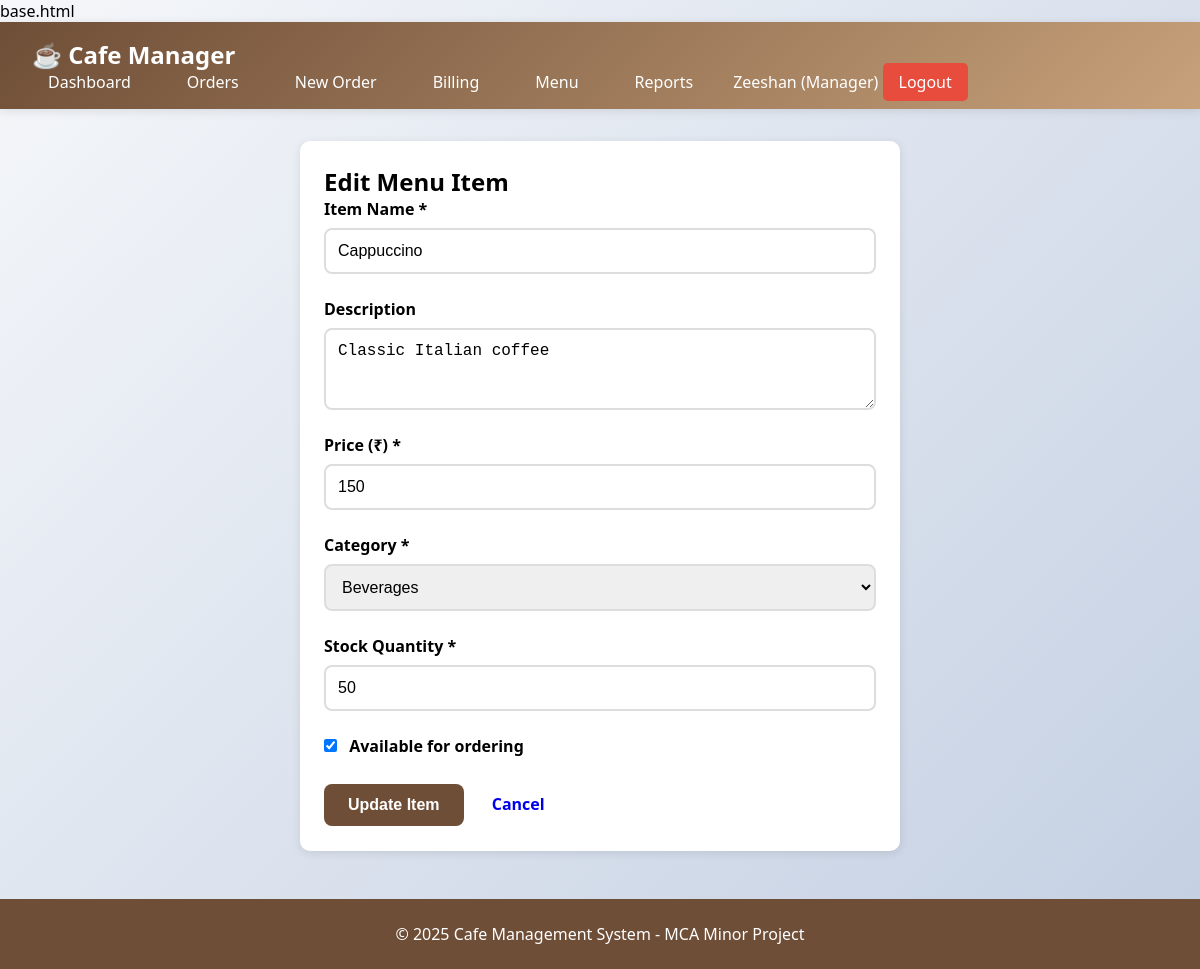
Page /menu/edit/1 (signed in) on the committed database.
### tables this page shows
CREATE TABLE menu_items (
    id INTEGER PRIMARY KEY AUTOINCREMENT,
    name VARCHAR(150) NOT NULL,
    description TEXT,
    price DECIMAL(10, 2) NOT NULL,
    category VARCHAR(50) NOT NULL,
    stock_quantity INTEGER DEFAULT 0,
    is_available BOOLEAN DEFAULT 1,
    created_at TIMESTAMP DEFAULT CURRENT_TIMESTAMP
);

### app.py (the view, shortened to what this page needs)
@app.route('/menu/edit/<int:item_id>', methods=['GET', 'POST'])
@login_required
@role_required('Manager')
def edit_menu_item(item_id):
    conn = get_db_connection()
    item = conn.execute('SELECT * FROM menu_items WHERE id = ?', (item_id,)).fetchone()
    conn.close()
    return render_template('edit_menu_item.html', item=item)

### app.py (called while the page is built)
def get_db_connection():
    conn = sqlite3.connect(DATABASE)
    conn.row_factory = sqlite3.Row
    return conn

def login_required(f):
    @wraps(f)
    def decorated_function(*args, **kwargs):
        if 'user_id' not in session:
            flash('Please login first!', 'error')
            return redirect(url_for('login'))
        return f(*args, **kwargs)
    return decorated_function

def role_required(*roles):
    def wrapper(f):
        @wraps(f)
        def decorated_function(*args, **kwargs):
            if 'role' not in session or session['role'] not in roles:
                flash('Access denied! Insufficient permissions.', 'error')
                return redirect(url_for('dashboard'))
            return f(*args, **kwargs)
        return decorated_function
    return wrapper

### templates/edit_menu_item.html (shortened to what this page needs)
{% extends "base.html" %}
{% block content %}
<div class="card" style="max-width: 600px; margin: 0 auto;">
    <h2>Edit Menu Item</h2>
    <form method="POST" action="{{ url_for('edit_menu_item', item_id=item.id) }}">
        <div class="form-group">
            <label for="name">Item Name *</label>
            <input type="text" id="name" name="name" value="{{ item.name }}" required>
        </div>
        <div class="form-group">
            <label for="description">Description</label>
            <textarea id="description" name="description" rows="3">{{ item.description }}</textarea>
        </div>
        <div class="form-group">
            <label for="price">Price (₹) *</label>
            <input type="number" id="price" name="price" step="0.01" value="{{ item.price }}" required>
        </div>
        <div class="form-group">
            <label for="category">Category *</label>
            <select id="category" name="category" required>
                <option value="Beverages" {% if item.category == 'Beverages' %}selected{% endif %}>Beverages</option>
            </select>
        </div>
        <div class="form-group">
            <label for="stock_quantity">Stock Quantity *</label>
            <input type="number" id="stock_quantity" name="stock_quantity" value="{{ item.stock_quantity }}" required>
        </div>
        <div class="form-group">
            <label>
                <input type="checkbox" name="is_available" {% if item.is_available %}checked{% endif %}>
                Available for ordering
            </label>
        </div>
        <button type="submit" class="btn btn-primary">Update Item</button>
        <a href="{{ url_for('menu') }}" class="btn btn-secondary">Cancel</a>
    </form>
</div>
{% endblock %}

### templates/base.html (style rules this page uses)
* { margin: 0; padding: 0; box-sizing: border-box; }
body { font-family: 'Segoe UI', Tahoma, Geneva, Verdana, sans-serif; background: linear-gradient(135deg, #f5f7fa 0%, #c3cfe2 100%); min-height: 100vh; }
.card { background: white; border-radius: 10px; padding: 1.5rem; margin-bottom: 2rem; box-shadow: 0 2px 10px rgba(0,0,0,0.1); }
.btn { padding: 0.75rem 1.5rem; border: none; border-radius: 8px; font-size: 1rem; cursor: pointer; text-decoration: none; display: inline-block; transition: all 0.3s; font-weight: 600; }
.btn-primary { background: #6F4E37; color: white; }

### templates/edit_menu_item.html (style rules this page uses)
.form-group { margin-bottom: 1.5rem; }
.form-group label { display: block; margin-bottom: 0.5rem; font-weight: 600; }
.form-group input, .form-group select, .form-group textarea { width: 100%; padding: 0.75rem; border: 2px solid #ddd; border-radius: 8px; font-size: 1rem; }
.form-group input[type="checkbox"] { width: auto; margin-right: 0.5rem; }

### rows in the picture
menu_items: name "Cappuccino", description "Classic Italian coffee", price "150", category "Beverages", stock_quantity "50", is_available "☑"

### other values in the picture
{{ session.user_name }} "Zeeshan"
{{ session.role }} "Manager"
